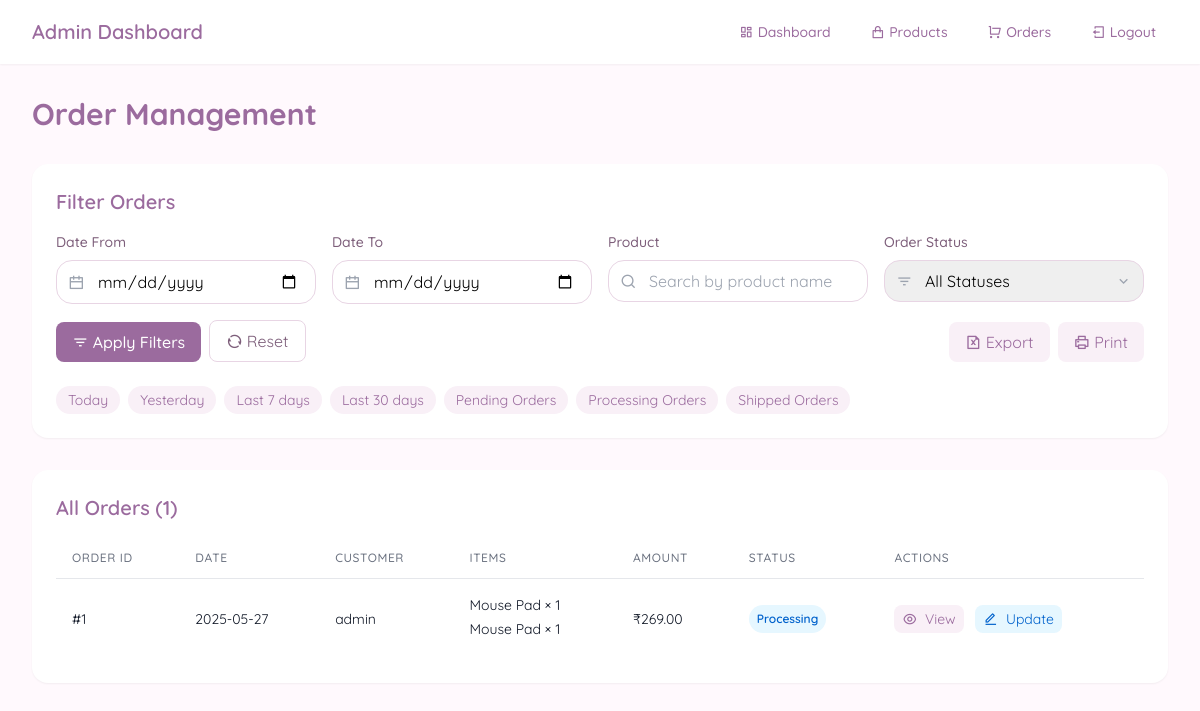
The app's page /admin/orders (signed in), older data.
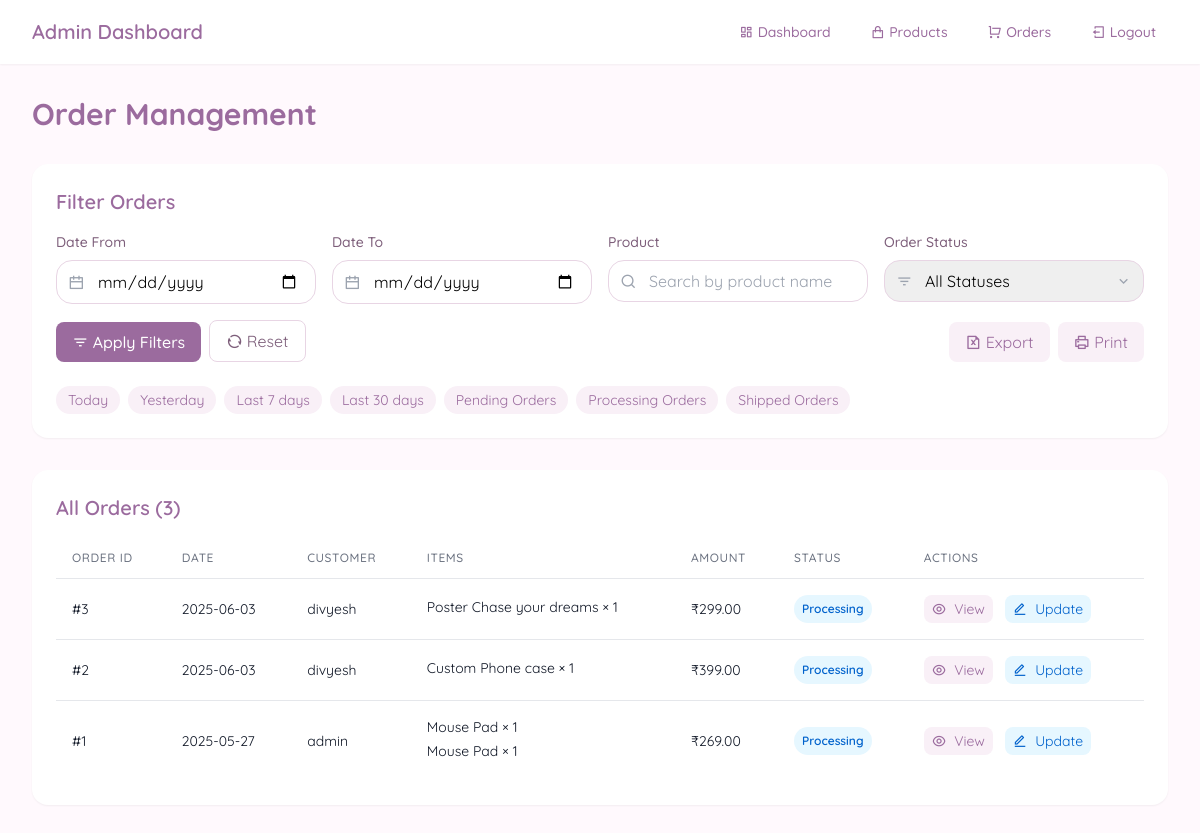
The same page, newer data.
### app.py (models this page shows, shortened)
class Order(db.Model):
    id = db.Column(db.Integer, primary_key=True)
    user_id = db.Column(db.Integer, db.ForeignKey('user.id'), nullable=False)
    order_date = db.Column(db.DateTime, nullable=False)
    status = db.Column(db.String(20), default='pending')
    total_amount = db.Column(db.Float, nullable=False)
    items = db.relationship('OrderItem', backref='order', lazy=True)
    customer_name = db.Column(db.String(100))
    email = db.Column(db.String(120))
    phone = db.Column(db.String(20))
    address = db.Column(db.Text)
    payment_method = db.Column(db.String(50), default='Credit Card')
    payment_status = db.Column(db.String(20), default='Paid')
    tracking_number = db.Column(db.String(50))
    razorpay_order_id = db.Column(db.String(100), unique=True, nullable=True) # Add field to store Razorpay order ID

class User(UserMixin, db.Model):
    id = db.Column(db.Integer, primary_key=True)
    username = db.Column(db.String(80), unique=True, nullable=False)
    email = db.Column(db.String(120), unique=True, nullable=False)
    password_hash = db.Column(db.String(128))
    user_type = db.Column(db.String(20), default='customer')  # 'customer' or 'admin'
    orders = db.relationship('Order', backref='user', lazy=True)
    wishlists = db.relationship('Wishlist', backref='user', lazy=True)

class OrderItem(db.Model):
    id = db.Column(db.Integer, primary_key=True)
    order_id = db.Column(db.Integer, db.ForeignKey('order.id'), nullable=False)
    product_name = db.Column(db.String(100), nullable=False)
    quantity = db.Column(db.Integer, nullable=False)
    price = db.Column(db.Float, nullable=False)
    model = db.Column(db.String(100))  # Add model field for customization
    custom_image = db.Column(db.String(255))  # New field for customization image

### app.py (the view, shortened to what this page needs)
@app.route('/admin/orders')
@login_required
def admin_orders():
    if not (current_user.user_type == 'admin' or session.get('is_special_admin')):
        flash('Access denied', 'error')
        return redirect(url_for('index'))
    date_from = request.args.get('date_from')
    date_to = request.args.get('date_to')
    product_search = request.args.get('product')
    status = request.args.get('status')
    query = Order.query
    if date_from:
        try:
            date_from = datetime.strptime(date_from, '%Y-%m-%d')
            query = query.filter(Order.order_date >= date_from)
        except ValueError:
            flash('Invalid date format for "Date From"')
    if status:
        query = query.filter(Order.status == status)
    orders = query.order_by(Order.order_date.desc()).all()
    return render_template('admin_orders.html', orders=orders)

### app.py (called while the page is built)
@login_manager.user_loader
def load_user(user_id):
    return User.query.get(int(user_id))

### templates/admin_orders.html (shortened to what the changed rows need)
<!DOCTYPE html>
<html lang="en">
<head>
    <script src="https://cdn.tailwindcss.com/3.4.16"></script>
    <link href="https://cdnjs.cloudflare.com/ajax/libs/remixicon/4.6.0/remixicon.min.css" rel="stylesheet">
</head>
<body>
    <div class="max-w-7xl mx-auto px-4 sm:px-6 lg:px-8 py-8">
        <div class="flex justify-between items-center mb-8">
            <h2 class="text-3xl font-bold text-primary">Order Management</h2>
        </div>
        <div class="bg-white rounded-lg shadow-sm p-6">
            <h3 class="text-xl font-semibold text-primary mb-4">All Orders ({{ orders|length }})</h3>
            {% if orders %}
            <div class="overflow-x-auto">
                <table class="min-w-full divide-y divide-gray-200">
                    <thead>
                        <tr>
                            <th class="px-4 py-3 text-left text-xs font-medium text-gray-500 uppercase tracking-wider">Order ID</th>
                            <th class="px-4 py-3 text-left text-xs font-medium text-gray-500 uppercase tracking-wider">Date</th>
                            <th class="px-4 py-3 text-left text-xs font-medium text-gray-500 uppercase tracking-wider">Customer</th>
                            <th class="px-4 py-3 text-left text-xs font-medium text-gray-500 uppercase tracking-wider">Items</th>
                            <th class="px-4 py-3 text-left text-xs font-medium text-gray-500 uppercase tracking-wider">Amount</th>
                            <th class="px-4 py-3 text-left text-xs font-medium text-gray-500 uppercase tracking-wider">Status</th>
                            <th class="px-4 py-3 text-left text-xs font-medium text-gray-500 uppercase tracking-wider">Actions</th>
                        </tr>
                    </thead>
                    <tbody class="bg-white divide-y divide-gray-200">
                        {% for order in orders %}
                        <tr>
                            <td class="px-4 py-4 whitespace-nowrap text-sm text-gray-900">#{{ order.id }}</td>
                            <td class="px-4 py-4 whitespace-nowrap text-sm text-gray-900">{{ order.order_date.strftime('%Y-%m-%d') }}</td>
                            <td class="px-4 py-4 whitespace-nowrap text-sm text-gray-900">{{ order.user.username }}</td>
                            <td class="px-4 py-4 text-sm text-gray-900">
                                {% for item in order.items %}
                                <div class="mb-1">{{ item.product_name }} × {{ item.quantity }}</div>
                                {% endfor %}
                            </td>
                            <td class="px-4 py-4 whitespace-nowrap text-sm text-gray-900">₹{{ "%.2f"|format(order.total_amount) }}</td>
                            <td class="px-4 py-4 whitespace-nowrap">
                                <span class="px-2 py-1 inline-flex text-xs leading-5 font-semibold rounded-full status-{{ order.status }}">
                                    {{ order.status|title }}
                                </span>
                            </td>
                            <td class="px-4 py-4 whitespace-nowrap text-sm space-x-2">
                                <button onclick="openOrderDetails({{ order.id }})" class="text-primary hover:text-[#D4B6D0] bg-[#F9F0F7] px-2 py-1 rounded">
                                    <i class="ri-eye-line mr-1"></i> View
                                </button>
                                <button onclick="openUpdateStatus({{ order.id }}, '{{ order.status }}')" class="text-[#0062cc] hover:text-[#0050b3] bg-[#e6f7ff] px-2 py-1 rounded">
                                    <i class="ri-edit-line mr-1"></i> Update
                                </button>
                            </td>
                        </tr>
                        {% endfor %}
                    </tbody>
                </table>
            </div>
            {% else %}
            <div class="py-8 text-center text-gray-500">
                <i class="ri-shopping-bag-line text-5xl mb-4"></i>
                <p>No orders found matching your criteria</p>
            </div>
            {% endif %}
        </div>
    </div>
</body>
</html>

Row changes from the older to the newer data that the page shows:
added Order: id "3", order_date "2025-06-03", user.username "divyesh", total_amount "299.00", status "Processing"
added OrderItem: product_name "Poster Chase your dreams", quantity "1", shown under "3"
added Order: id "2", order_date "2025-06-03", user.username "divyesh", total_amount "399.00", status "Processing"
added OrderItem: product_name "Custom Phone case", quantity "1", shown under "2"
Text that changed along with them:
{{ orders|length }}: "1" → "3"
